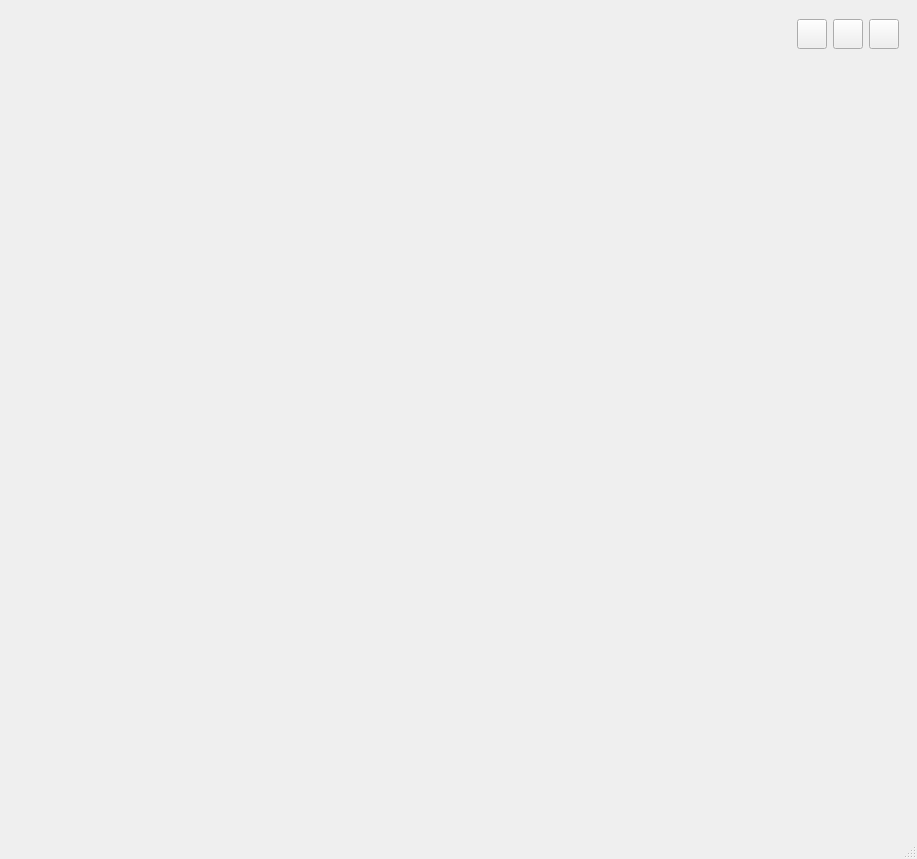
<?xml version="1.0" encoding="UTF-8"?>
<ui version="4.0">
 <class>Fcaedetect</class>
 <widget class="QMainWindow" name="Fcaedetect">
  <property name="geometry">
   <rect>
    <x>0</x>
    <y>0</y>
    <width>917</width>
    <height>859</height>
   </rect>
  </property>
  <property name="sizePolicy">
   <sizepolicy hsizetype="Expanding" vsizetype="Expanding">
    <horstretch>0</horstretch>
    <verstretch>0</verstretch>
   </sizepolicy>
  </property>
  <property name="windowTitle">
   <string>Fcaedetect</string>
  </property>
  <widget class="QWidget" name="centralwidget">
   <property name="sizePolicy">
    <sizepolicy hsizetype="Expanding" vsizetype="Expanding">
     <horstretch>0</horstretch>
     <verstretch>0</verstretch>
    </sizepolicy>
   </property>
   <layout class="QGridLayout" name="gridLayout">
    <item row="0" column="0">
     <widget class="QWidget" name="widget_2" native="true">
      <property name="minimumSize">
       <size>
        <width>0</width>
        <height>50</height>
       </size>
      </property>
      <property name="maximumSize">
       <size>
        <width>16777215</width>
        <height>50</height>
       </size>
      </property>
      <layout class="QHBoxLayout" name="horizontalLayout">
       <item>
        <widget class="QLabel" name="label_6">
         <property name="sizePolicy">
          <sizepolicy hsizetype="Fixed" vsizetype="Fixed">
           <horstretch>0</horstretch>
           <verstretch>0</verstretch>
          </sizepolicy>
         </property>
         <property name="minimumSize">
          <size>
           <width>140</width>
           <height>28</height>
          </size>
         </property>
         <property name="maximumSize">
          <size>
           <width>140</width>
           <height>28</height>
          </size>
         </property>
         <property name="styleSheet">
          <string notr="true">border-image: url(:/icon/New Leopard Imaging Logo 拷贝2.png);</string>
         </property>
         <property name="text">
          <string/>
         </property>
        </widget>
       </item>
       <item>
        <spacer name="horizontalSpacer">
         <property name="orientation">
          <enum>Qt::Horizontal</enum>
         </property>
         <property name="sizeHint" stdset="0">
          <size>
           <width>40</width>
           <height>20</height>
          </size>
         </property>
        </spacer>
       </item>
       <item>
        <widget class="QPushButton" name="result_Pb">
         <property name="minimumSize">
          <size>
           <width>30</width>
           <height>30</height>
          </size>
         </property>
         <property name="maximumSize">
          <size>
           <width>30</width>
           <height>30</height>
          </size>
         </property>
         <property name="styleSheet">
          <string notr="true">border-image: url(:/icon/icon_目标检测结果.png);</string>
         </property>
         <property name="text">
          <string/>
         </property>
        </widget>
       </item>
       <item>
        <widget class="QPushButton" name="save_image_Pb">
         <property name="minimumSize">
          <size>
           <width>30</width>
           <height>30</height>
          </size>
         </property>
         <property name="maximumSize">
          <size>
           <width>30</width>
           <height>30</height>
          </size>
         </property>
         <property name="styleSheet">
          <string notr="true">border-image: url(:/icon/照相机.png);</string>
         </property>
         <property name="text">
          <string/>
         </property>
        </widget>
       </item>
       <item>
        <widget class="QPushButton" name="exit_Pb">
         <property name="minimumSize">
          <size>
           <width>30</width>
           <height>30</height>
          </size>
         </property>
         <property name="maximumSize">
          <size>
           <width>30</width>
           <height>30</height>
          </size>
         </property>
         <property name="styleSheet">
          <string notr="true">border-image: url(:/icon/退出.png);</string>
         </property>
         <property name="text">
          <string/>
         </property>
        </widget>
       </item>
      </layout>
     </widget>
    </item>
    <item row="1" column="0">
     <layout class="QVBoxLayout" name="verticalLayout">
      <item>
       <widget class="QLabel" name="label">
        <property name="sizePolicy">
         <sizepolicy hsizetype="Expanding" vsizetype="Expanding">
          <horstretch>0</horstretch>
          <verstretch>0</verstretch>
         </sizepolicy>
        </property>
        <property name="text">
         <string/>
        </property>
        <property name="scaledContents">
         <bool>true</bool>
        </property>
       </widget>
      </item>
     </layout>
    </item>
    <item row="2" column="0">
     <widget class="QWidget" name="widget" native="true">
      <property name="sizePolicy">
       <sizepolicy hsizetype="Expanding" vsizetype="Expanding">
        <horstretch>0</horstretch>
        <verstretch>0</verstretch>
       </sizepolicy>
      </property>
      <property name="minimumSize">
       <size>
        <width>0</width>
        <height>180</height>
       </size>
      </property>
      <property name="maximumSize">
       <size>
        <width>16777215</width>
        <height>180</height>
       </size>
      </property>
      <layout class="QVBoxLayout" name="verticalLayout_4">
       <item>
        <widget class="QLabel" name="cam_id_Lb">
         <property name="sizePolicy">
          <sizepolicy hsizetype="Expanding" vsizetype="Expanding">
           <horstretch>0</horstretch>
           <verstretch>0</verstretch>
          </sizepolicy>
         </property>
         <property name="text">
          <string/>
         </property>
        </widget>
       </item>
       <item>
        <widget class="QLabel" name="cam_serial_Lb">
         <property name="sizePolicy">
          <sizepolicy hsizetype="Expanding" vsizetype="Expanding">
           <horstretch>0</horstretch>
           <verstretch>0</verstretch>
          </sizepolicy>
         </property>
         <property name="text">
          <string/>
         </property>
        </widget>
       </item>
       <item>
        <widget class="QLabel" name="cam_module_Lb">
         <property name="sizePolicy">
          <sizepolicy hsizetype="Expanding" vsizetype="Expanding">
           <horstretch>0</horstretch>
           <verstretch>0</verstretch>
          </sizepolicy>
         </property>
         <property name="text">
          <string/>
         </property>
        </widget>
       </item>
       <item>
        <widget class="QLabel" name="time_Pb">
         <property name="sizePolicy">
          <sizepolicy hsizetype="Expanding" vsizetype="Expanding">
           <horstretch>0</horstretch>
           <verstretch>0</verstretch>
          </sizepolicy>
         </property>
         <property name="text">
          <string/>
         </property>
        </widget>
       </item>
      </layout>
     </widget>
    </item>
   </layout>
  </widget>
  <widget class="QMenuBar" name="menubar">
   <property name="geometry">
    <rect>
     <x>0</x>
     <y>0</y>
     <width>917</width>
     <height>26</height>
    </rect>
   </property>
  </widget>
  <widget class="QStatusBar" name="statusbar"/>
 </widget>
 <resources>
  <include location="pqrcc/imgs/img.qrc"/>
 </resources>
 <connections/>
</ui>
